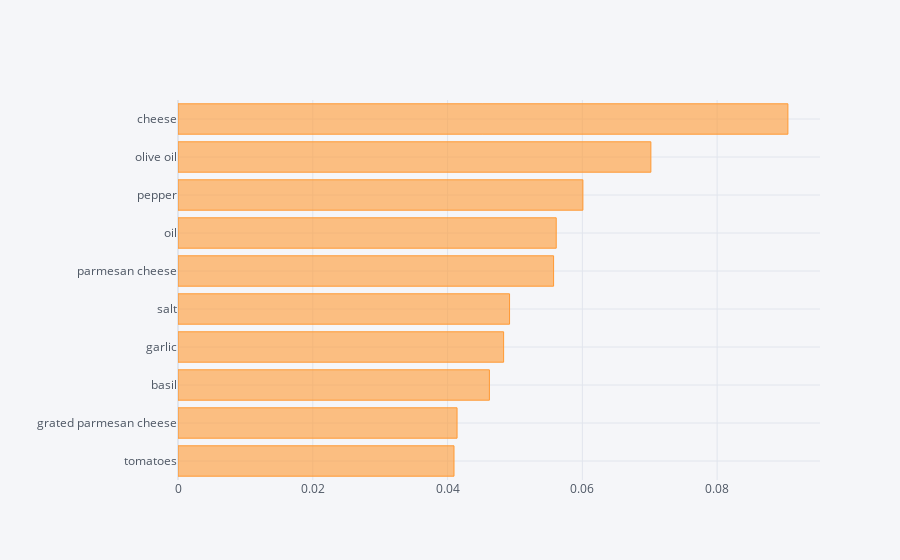

Here is the notebook cell this chart was saved with:
### Code cell
plot_most_important_ingredients(Xtrain, 'italian', 10)

### Figure 1 — Plotly figure (JSON) as saved in the notebook; plotly's stock layout.template omitted (floating-point values rounded to 4 significant figures)
{"data": [{"marker": {"color": "rgba(255, 153, 51, 0.6)", "line": {"color": "rgba(255, 153, 51, 1.0)", "width": 1}}, "name": "Tfidf", "orientation": "h", "text": "", "type": "bar", "x": [0.04096, 0.04141, 0.04621, 0.04831, 0.0492, 0.05573, 0.05612, 0.06008, 0.07017, 0.0905], "y": ["tomatoes", "grated parmesan cheese", "basil", "garlic", "salt", "parmesan cheese", "oil", "pepper", "olive oil", "cheese"]}], "layout": {"legend": {"bgcolor": "#F5F6F9", "font": {"color": "#4D5663"}}, "paper_bgcolor": "#F5F6F9", "plot_bgcolor": "#F5F6F9", "title": {"font": {"color": "#4D5663"}}, "xaxis": {"gridcolor": "#E1E5ED", "showgrid": true, "tickfont": {"color": "#4D5663"}, "title": {"font": {"color": "#4D5663"}, "text": ""}, "zerolinecolor": "#E1E5ED"}, "yaxis": {"gridcolor": "#E1E5ED", "showgrid": true, "tickfont": {"color": "#4D5663"}, "title": {"font": {"color": "#4D5663"}, "text": ""}, "zerolinecolor": "#E1E5ED"}}}
